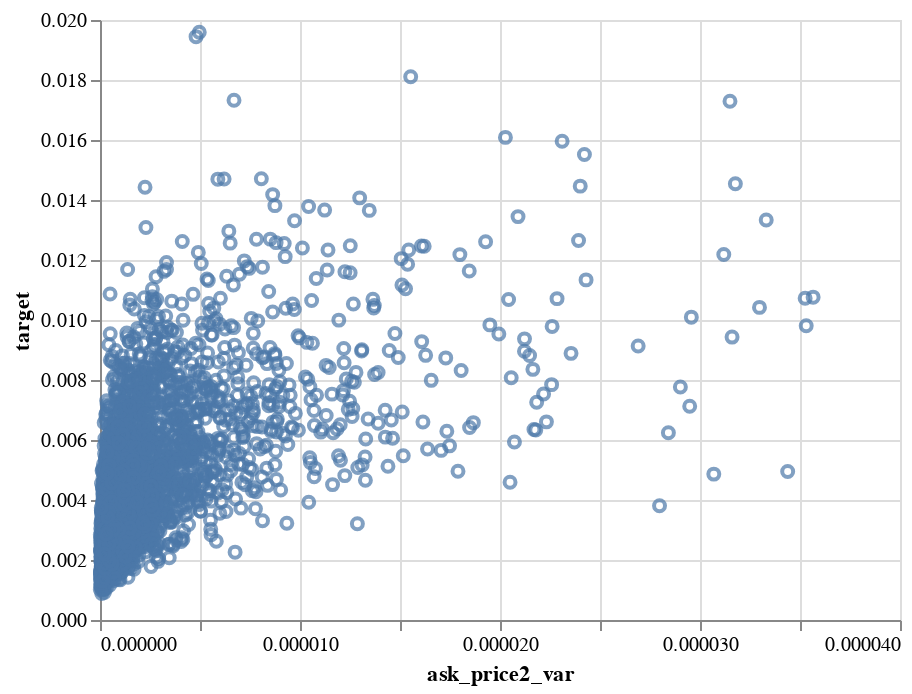

The cell this chart's notebook holds for it:
### Code cell
#alt.Chart(df_train_stock_X_merge.query(f'{col}_var < 0.00004')).mark_point().encode(x=new_col, y='target')

### Figure 1 — Vega-Lite specification as saved in the notebook (floating-point values rounded to 4 significant figures; data arrays with more than 128 entries replaced by an {"elided": "..."} marker saying what was removed)
{"config": {"view": {"continuousWidth": 400, "continuousHeight": 300}}, "data": {"name": "data-465c3f574688fcd78a0733eeb07ce751"}, "mark": "point", "encoding": {"x": {"type": "quantitative", "field": "ask_price2_var"}, "y": {"type": "quantitative", "field": "target"}}, "$schema": "https://vega.github.io/schema/vega-lite/v4.8.1.json", "datasets": {"data-465c3f574688fcd78a0733eeb07ce751": {"elided": "3800 records"}}}
